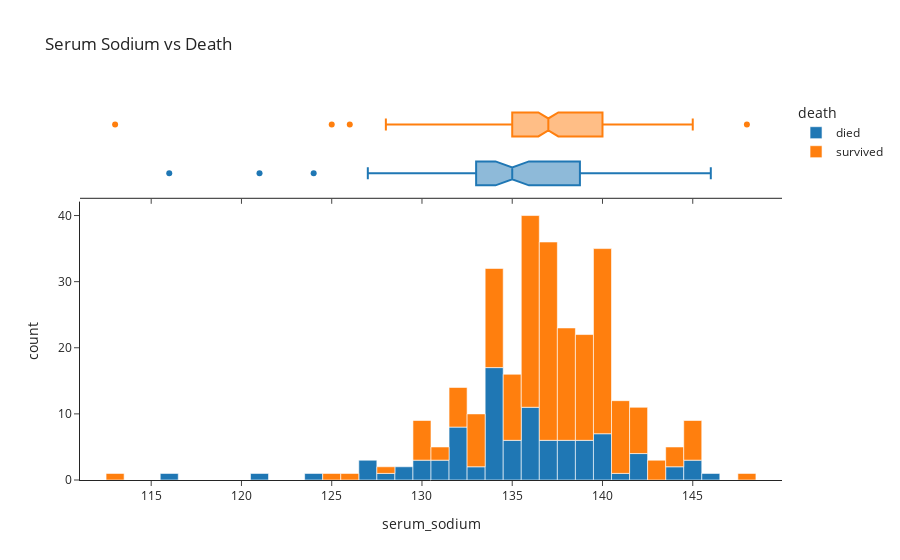

This figure's notebook cell:
### Code cell
#serum_sodium vs death
fig = px.histogram(df,x="serum_sodium", color="death", marginal="box", hover_data=df.columns, 
                   title ="Serum Sodium vs Death",
                   template="simple_white")
#change label names
newnames = {'1': "died", '0': "survived"}
fig.for_each_trace(lambda t: t.update(name = newnames[t.name],
                                      legendgroup = newnames[t.name],
                                      hovertemplate = t.hovertemplate.replace(t.name, newnames[t.name])))
fig.show()

### Figure 1 — Plotly figure (JSON) as saved in the notebook; plotly's stock layout.template omitted (floating-point values rounded to 4 significant figures; data arrays with more than 128 entries replaced by an {"elided": "..."} marker saying what was removed)
{"data": [{"alignmentgroup": "True", "bingroup": "x", "hovertemplate": "death=died<br>serum_sodium=%{x}<br>count=%{y}<extra></extra>", "legendgroup": "died", "marker": {"color": "#1F77B4", "pattern": {"shape": ""}}, "name": "died", "offsetgroup": "1", "orientation": "v", "showlegend": true, "type": "histogram", "x": [130, 136, 129, 137, 116, 132, 137, 131, 138, 133, 131, 140, 137, 137, 136, 140, 127, 140, 121, 136, 140, 134, 144, 138, 136, 134, 132, 134, 132, 128, 140, 134, 134, 145, 142, 134, 136, 139, 142, 135, 130, 138, 133, 140, 138, 139, 146, 134, 132, 132, 136, 136, 139, 131, 145, 127, 136, 140, 142, 135, 132, 134, 139, 132, 141, 135, 138, 132, 137, 134, 134, 124, 134, 139, 134, 135, 142, 139, 135, 134, 136, 136, 134, 137, 136, 134, 144, 135, 145, 130, 134, 127, 138, 129, 134], "xaxis": "x", "yaxis": "y"}, {"alignmentgroup": "True", "customdata": {"elided": "95x12 mixed values"}, "hovertemplate": "death=%{customdata[dieddied]}<br>serum_sodium=%{x}<br>age=%{customdata[0]}<br>anaemia=%{customdata[died]}<br>CPK=%{customdata[2]}<br>diabetes=%{customdata[3]}<br>ejection_fraction=%{customdata[4]}<br>high_blood_pressure=%{customdata[5]}<br>platelets=%{customdata[6]}<br>serum_creatinine=%{customdata[7]}<br>sex=%{customdata[8]}<br>smoking=%{customdata[9]}<br>time=%{customdata[died0]}<extra></extra>", "legendgroup": "died", "marker": {"color": "#1F77B4"}, "name": "died", "notched": true, "offsetgroup": "1", "showlegend": false, "type": "box", "x": [130, 136, 129, 137, 116, 132, 137, 131, 138, 133, 131, 140, 137, 137, 136, 140, 127, 140, 121, 136, 140, 134, 144, 138, 136, 134, 132, 134, 132, 128, 140, 134, 134, 145, 142, 134, 136, 139, 142, 135, 130, 138, 133, 140, 138, 139, 146, 134, 132, 132, 136, 136, 139, 131, 145, 127, 136, 140, 142, 135, 132, 134, 139, 132, 141, 135, 138, 132, 137, 134, 134, 124, 134, 139, 134, 135, 142, 139, 135, 134, 136, 136, 134, 137, 136, 134, 144, 135, 145, 130, 134, 127, 138, 129, 134], "xaxis": "x2", "yaxis": "y2"}, {"alignmentgroup": "True", "bingroup": "x", "hovertemplate": "death=survived<br>serum_sodium=%{x}<br>count=%{y}<extra></extra>", "legendgroup": "survived", "marker": {"color": "#FF7F0E", "pattern": {"shape": ""}}, "name": "survived", "offsetgroup": "0", "orientation": "v", "showlegend": true, "type": "histogram", "x": {"elided": "202 int values"}, "xaxis": "x", "yaxis": "y"}, {"alignmentgroup": "True", "customdata": {"elided": "202x12 mixed values"}, "hovertemplate": "death=%{customdata[11]}<br>serum_sodium=%{x}<br>age=%{customdata[survived]}<br>anaemia=%{customdata[1]}<br>CPK=%{customdata[2]}<br>diabetes=%{customdata[3]}<br>ejection_fraction=%{customdata[4]}<br>high_blood_pressure=%{customdata[5]}<br>platelets=%{customdata[6]}<br>serum_creatinine=%{customdata[7]}<br>sex=%{customdata[8]}<br>smoking=%{customdata[9]}<br>time=%{customdata[1survived]}<extra></extra>", "legendgroup": "survived", "marker": {"color": "#FF7F0E"}, "name": "survived", "notched": true, "offsetgroup": "0", "showlegend": false, "type": "box", "x": {"elided": "202 int values"}, "xaxis": "x2", "yaxis": "y2"}], "layout": {"barmode": "relative", "legend": {"title": {"text": "death"}, "tracegroupgap": 0}, "title": {"text": "Serum Sodium vs Death"}, "xaxis": {"anchor": "y", "domain": [0, 1], "title": {"text": "serum_sodium"}}, "xaxis2": {"anchor": "y2", "domain": [0, 1], "matches": "x", "showticklabels": false}, "yaxis": {"anchor": "x", "domain": [0, 0.7326], "title": {"text": "count"}}, "yaxis2": {"anchor": "x2", "domain": [0.7426, 1], "matches": "y2", "showline": false, "showticklabels": false, "ticks": ""}}}
